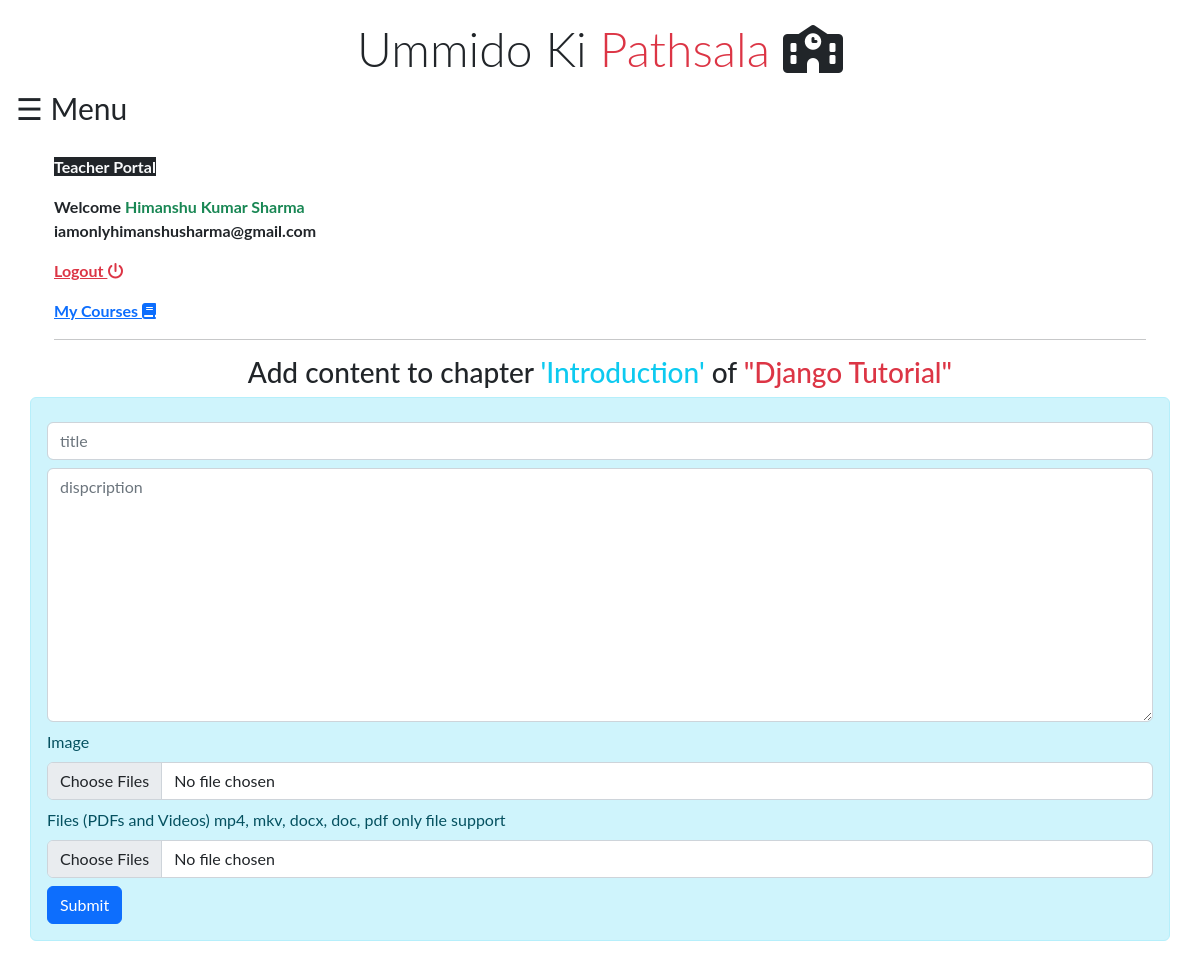
Screenshot of /cms/add/chapter/content/introduction/django-tutorial/ (signed in) with the database file from the repository.
### cms/models.py (models this page shows)
class teacher(models.Model):
    name = models.CharField(max_length=250)
    email = models.EmailField(max_length=250,unique=True)
    password = models.CharField(max_length=250)

class chapter(models.Model):
    course = models.ForeignKey(course,on_delete=models.CASCADE,related_name='course')
    user = models.ForeignKey(teacher, on_delete=models.CASCADE,related_name='user')
    title = models.CharField(max_length=250)
    slug = AutoSlugField(populate_from='title',unique=True)
    disp = models.TextField()
    chimg = models.ImageField(upload_to='chaptersimg/',default=False)
    chfiles = models.FileField(upload_to='chfiles/',default=False)
    chnumber = models.IntegerField()
    dateof  = models.DateTimeField(auto_now_add=True)

class course(models.Model):
    cname = models.CharField(max_length=400)
    user = models.ForeignKey(teacher,on_delete=models.CASCADE)
    slug = AutoSlugField(populate_from='cname',max_length=250,unique=True,null=True,default=None)
    disp = models.TextField(default=False)
    dateof  = models.DateTimeField(auto_now_add=True)
    cimg = models.ImageField(upload_to='courseimg/' ,default=False)

### cms/views.py (the view, shortened to what this page needs)
# urls.py: path('add/chapter/content/<slug:id>/<slug:book>/',views.addcontent.as_view(),name='addcontent')
class addcontent(View):
    def get(self, request,id,book):
        if 'email' in request.session:
            if 'name' in request.session:
                name = request.session['name']
                email = request.session['email']
                isexist = teacher.objects.filter(Q(email=email) & Q(name=name)).exists()
                if isexist:
                    chapters = chapter.objects.filter(Q(slug =id) & Q(user =  teacher.objects.get(email= request.session['email'])))
                    if chapters.exists():
                        bookname = course.objects.filter(Q(slug =book))
                        if bookname.exists():
                            bname = course.objects.get(slug =book)
                            cname =   chapter.objects.get(slug =id).title
                            return render(request, 'cms/addcontent.html',{
                            'name' :name,'email' :email,'bookname' :bname.cname, 'chname' :cname,
                                })
                        else:
                            return HttpResponse('This book dose not exist')
                    else:
                        return HttpResponse('Invalid request')
                else:
                    return render(request,'cms/login.html')
            else:
                return render(request,'cms/login.html')
        else:
            return render(request,'cms/login.html')

### cms/templates/cms/addcontent.html (shortened to what this page needs)
{% extends 'core/base.html' %}
{% block content %}
{% include 'core/navbar.html' %}
<div class="container mt-2">
    <div class="container mt-2">
        <p><b class="text-center bg-dark text-light">Teacher Portal</b></p>
        <p class="text-dark mt-2"><b>Welcome <span class="text-success">{{name | capfirst  }}</span> <br>{{email}} </b>  </p>
        <p><b class="text-danger"><a href="{% url 'logoutcms' %}" class="text-danger">Logout <i class="fa-solid fa-power-off"></i></a>  </b></p>
        <p><b class="text-danger"><a href="{% url 'home' %}" class="text-primary">My Courses <i class="fas fa-book"></i></a>  </b></p>
        <hr>
    </div>
</div>
<div class="container">
    <h3 class="text-center">Add content to chapter <span class="text-info">'{{chname | capfirst}}'</span> of <span class="text-danger">"{{bookname | capfirst}}"</span> </h3>
</div>
<div class="mt-2 container alert alert-info">
    <form action="" method="post" enctype="multipart/form-data">
        <input type="text" name="title" id="title" placeholder="title" class="mt-2 form-control" required>
        <textarea name="disp" id="disp" cols="30" rows="10" placeholder='dispcription' class="form-control mt-2"></textarea>
        <label for="img" class="mt-2">Image</label>
        <input type="file" name="chimg" id="img" placeholder="Image" class="form-control mt-2" multiple accept="image/*">
        <label for="file" class="mt-2">Files (PDFs and Videos) mp4, mkv, docx, doc, pdf only file support</label>
        <input type="file" name="chfiles" id="file" placeholder="Image" class="form-control mt-2" multiple accept=".doc,.docx,.pdf,.mp4,.mkv">
        <input type="submit" value="Submit" class="btn btn-primary mt-2">
    </form>
</div>
{% endblock content %}

### core/templates/core/navbar.html (style rules this page uses)
body { font-family: "Lato", sans-serif; }

### rows the page displays
teacher: name "Himanshu Kumar Sharma", email "iamonlyhimanshusharma@gmail.com"
chapter: title "Introduction"
course: cname "Django Tutorial"
